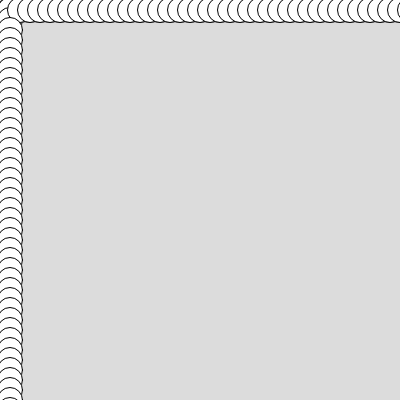
Frame 1 (no input)
Frame 60 (no input): identical to frame 1, image omitted
Frame 120 (the mouse pressed at the canvas centre since frame 60): identical to frame 1, image omitted

The p5.js sketch that drew this single still picture (run headless with seeded random() and noise() and a simulated clock; from frame 60 on, the mouse is pressed at the canvas centre):

// p5.js sketch
// ── sketch.js
function setup() {
  // put setup code here
  createCanvas(400, 400);

}

function draw() {
  // put drawing code here
  background(220);

  let y = 10;
  let x = 10;
  while(x < 1000){
    circle(x,10,25);
    x = x + 10;
    y = y + 10;
  }

  for(let x = 10, y = 10; y < 1000 && x < 1000; x = x + 10, y = y + 10){
    circle(10,y,25);
    circle(x,10,25);
  }

}

let gange = 1;

while(gange <= 10){
  console.log(gange*8);
  gange = gange + 1;
}
